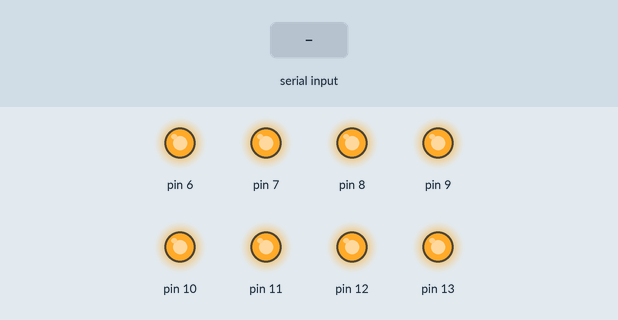
Bench run of a sketch on a simulated Arduino Uno, built with avr-gcc and run on an emulated ATmega328P. Shown: output pins drawn as LEDs (lit = HIGH). Inputs (shaded band) come from the test bench.

Above: at 1.2 s.
1.3 s: "1" received over Serial
At 1.6 s:
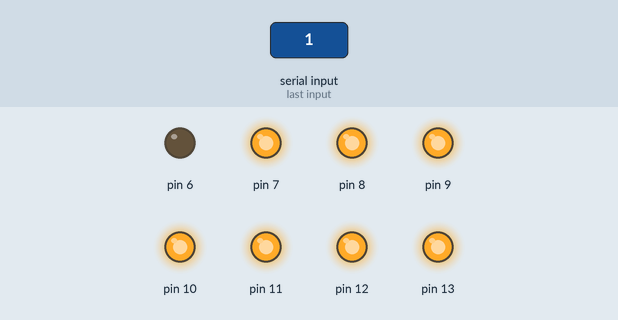
2.8 s: "2" received over Serial
At 3.9 s:
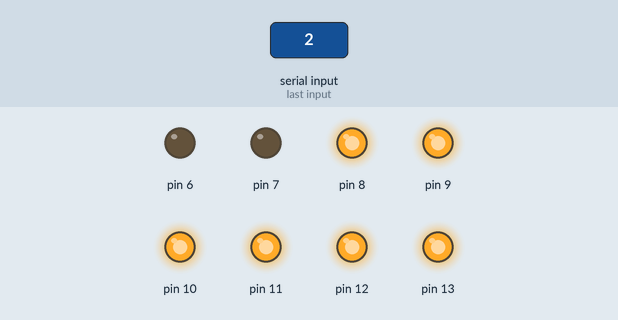
4.3 s: "3" received over Serial
At 5.0 s:
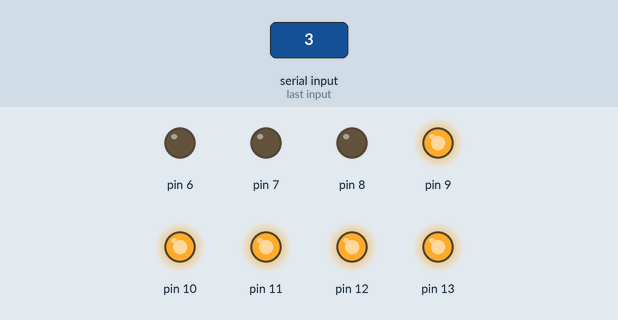
5.8 s: "4" received over Serial
At 6.2 s:
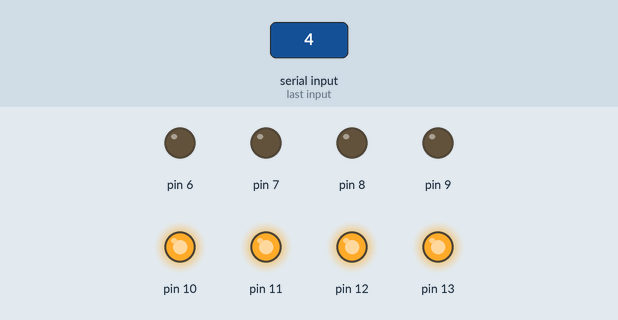
7.3 s: "5" received over Serial
At 8.5 s:
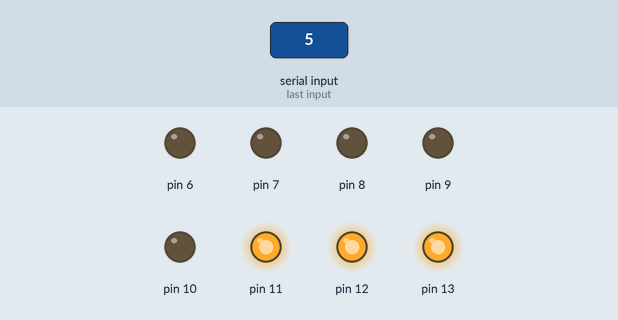
8.8 s: "6" received over Serial
At 9.7 s:
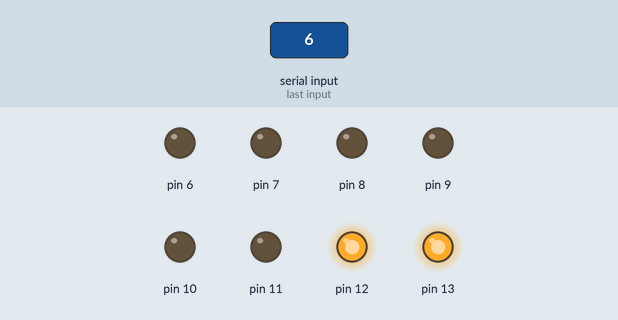
Timing chart, 0 to 11.3 s (numbered marks = the images above; inputs shaded):
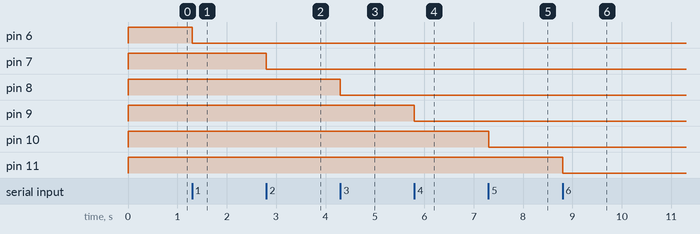

The sketch:

relay_Module.ino
```cpp
 int ON = LOW;
 int OFF = HIGH;

void setup() {
  // put your setup code here, to run once:
pinMode(6, OUTPUT);
pinMode(7, OUTPUT);
pinMode(8, OUTPUT);
pinMode(9, OUTPUT);
pinMode(10, OUTPUT);
pinMode(11, OUTPUT);
pinMode(12, OUTPUT);
pinMode(13, OUTPUT);


  digitalWrite(6,OFF);
  digitalWrite(7,OFF);
  digitalWrite(8,OFF);
  digitalWrite(9,OFF);
  digitalWrite(10,OFF);
  digitalWrite(11,OFF);
  digitalWrite(12,OFF);
  digitalWrite(13,OFF);

 Serial.begin(9600);

}

void loop() {
  // put your main code here, to run repeatedly:

  // digitalWrite(6,ON);
  // delay(1000);
  // digitalWrite(6,OFF);
  // delay(1000);
  // digitalWrite(7,ON);
  // delay(1000);
  // digitalWrite(7,OFF);
  // delay(1000);
  // digitalWrite(8,ON);
  // delay(1000);
  // digitalWrite(8,OFF);
  // delay(1000);
  // digitalWrite(9,ON);
  // delay(1000);
  // digitalWrite(9,OFF);
  // delay(1000);
  // digitalWrite(10,ON);
  // delay(1000);
  // digitalWrite(10,OFF);
  // delay(1000);
  // digitalWrite(11,ON);
  // delay(1000);
  // digitalWrite(11,OFF);
  // delay(1000);
  // digitalWrite(12,ON);
  // delay(1000);
  // digitalWrite(12,OFF);
  // delay(1000);
  // digitalWrite(13,ON);
  // delay(1000);
  // digitalWrite(13,OFF);
  // delay(1000);


 if(Serial.available()){  //id data is available to read

    char val = Serial.read();

    if(val == '1'){       //if r received
      digitalWrite(6, ON); //turn on red led
      }
    if(val == '2'){       //if b received
      digitalWrite(7, ON); //turn on blue led
      }
    if(val == '3'){       //if y received
      digitalWrite(8, ON); //turn on yellow led
      }
      if(val == '4'){       //if r received
      digitalWrite(9, ON); //turn on red led
      }
    if(val == '5'){       //if b received
      digitalWrite(10, ON); //turn on blue led
      }
    if(val == '6'){       //if y received
      digitalWrite(11, ON); //turn on yellow led
      }
      if(val == '7'){       //if r received
      digitalWrite(12, ON); //turn on red led
      }
    if(val == '8'){       //if b received
      digitalWrite(13, ON); //turn on blue led
      }

    if(val == 'f'){
      digitalWrite(6, OFF); //turn off all led
      digitalWrite(7, OFF);
      digitalWrite(8, OFF);
      digitalWrite(9, OFF); //turn off all led
      digitalWrite(10, OFF);
      digitalWrite(11, OFF);     //if f received
      digitalWrite(12, OFF); //turn off all led
      digitalWrite(13, OFF);
      }
    }
}
```

Measured:
- after the input at 1.3 s, pin 6: HIGH → LOW at once
- after the input at 2.8 s, pin 7: HIGH → LOW at once
- after the input at 4.3 s, pin 8: HIGH → LOW at once
- after the input at 5.8 s, pin 9: HIGH → LOW at once
- after the input at 7.3 s, pin 10: HIGH → LOW at once
- after the input at 8.8 s, pin 11: HIGH → LOW at once
